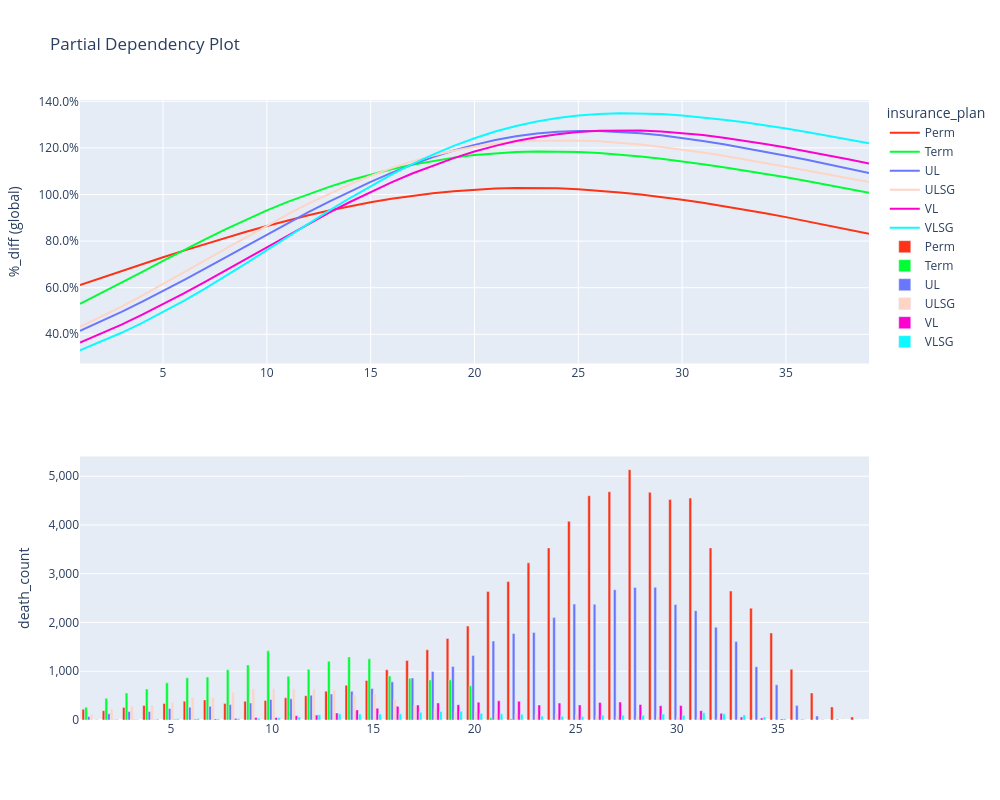

Write notebook code for a chart like this one.
### Markdown cell above
### PDP

### Code cell
charters.pdp(
    model=model,
    df=md_encoded[((md_encoded["duration"] <= 30))],
    x_axis="duration",
    line_color="insurance_plan",
    weight="amount_exposed",
    secondary="death_count",
    mapping=mapping,
    display=True,
)
